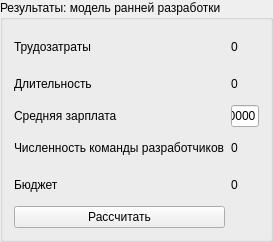
   <widget class="QGroupBox" name="groupBox_5">
    <property name="geometry">
     <rect>
      <x>980</x>
      <y>310</y>
      <width>273</width>
      <height>242</height>
     </rect>
    </property>
    <property name="title">
     <string>Результаты: модель ранней разработки</string>
    </property>
    <layout class="QGridLayout" name="gridLayout_5">
     <item row="1" column="0">
      <widget class="QLabel" name="label_15">
       <property name="text">
        <string>Длительность</string>
       </property>
      </widget>
     </item>
     <item row="4" column="0">
      <widget class="QLabel" name="label_28">
       <property name="text">
        <string>Бюджет</string>
       </property>
      </widget>
     </item>
     <item row="0" column="1">
      <widget class="QLabel" name="label_work_2">
       <property name="text">
        <string>0</string>
       </property>
      </widget>
     </item>
     <item row="5" column="0">
      <widget class="QPushButton" name="pushButtonCalculate_2">
       <property name="text">
        <string>Рассчитать</string>
       </property>
      </widget>
     </item>
     <item row="3" column="1">
      <widget class="QLabel" name="label_workers_2">
       <property name="text">
        <string>0</string>
       </property>
      </widget>
     </item>
     <item row="2" column="0">
      <widget class="QLabel" name="label_29">
       <property name="text">
        <string>Средняя зарплата</string>
       </property>
      </widget>
     </item>
     <item row="0" column="0">
      <widget class="QLabel" name="label_30">
       <property name="text">
        <string>Трудозатраты</string>
       </property>
      </widget>
     </item>
     <item row="4" column="1">
      <widget class="QLabel" name="label_budget_2">
       <property name="text">
        <string>0</string>
       </property>
      </widget>
     </item>
     <item row="3" column="0">
      <widget class="QLabel" name="label_31">
       <property name="text">
        <string>Численность команды разработчиков</string>
       </property>
      </widget>
     </item>
     <item row="2" column="1">
      <widget class="QLineEdit" name="lineEditSalary_2">
       <property name="text">
        <string>60000</string>
       </property>
      </widget>
     </item>
     <item row="1" column="1">
      <widget class="QLabel" name="label_time_2">
       <property name="text">
        <string>0</string>
       </property>
      </widget>
     </item>
    </layout>
   </widget>
